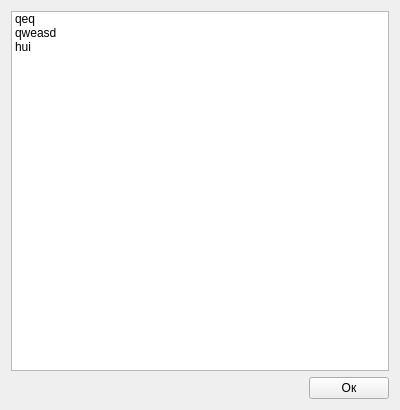
<?xml version="1.0" encoding="UTF-8"?>
<ui version="4.0">
 <class>SecretWordsWindow</class>
 <widget class="QWidget" name="SecretWordsWindow">
  <property name="geometry">
   <rect>
    <x>0</x>
    <y>0</y>
    <width>400</width>
    <height>410</height>
   </rect>
  </property>
  <property name="windowTitle">
   <string>Form</string>
  </property>
  <layout class="QGridLayout" name="gridLayout">
   <item row="0" column="0">
    <widget class="QListWidget" name="listWidget">
     <item>
      <property name="text">
       <string>qeq</string>
      </property>
     </item>
     <item>
      <property name="text">
       <string>qweasd</string>
      </property>
     </item>
     <item>
      <property name="text">
       <string>hui</string>
      </property>
     </item>
    </widget>
   </item>
   <item row="1" column="0">
    <layout class="QHBoxLayout" name="horizontalLayout">
     <item>
      <spacer name="horizontalSpacer">
       <property name="orientation">
        <enum>Qt::Horizontal</enum>
       </property>
       <property name="sizeHint" stdset="0">
        <size>
         <width>40</width>
         <height>20</height>
        </size>
       </property>
      </spacer>
     </item>
     <item>
      <widget class="QPushButton" name="pushButton">
       <property name="text">
        <string>Ок</string>
       </property>
      </widget>
     </item>
    </layout>
   </item>
  </layout>
 </widget>
 <resources/>
 <connections/>
</ui>
